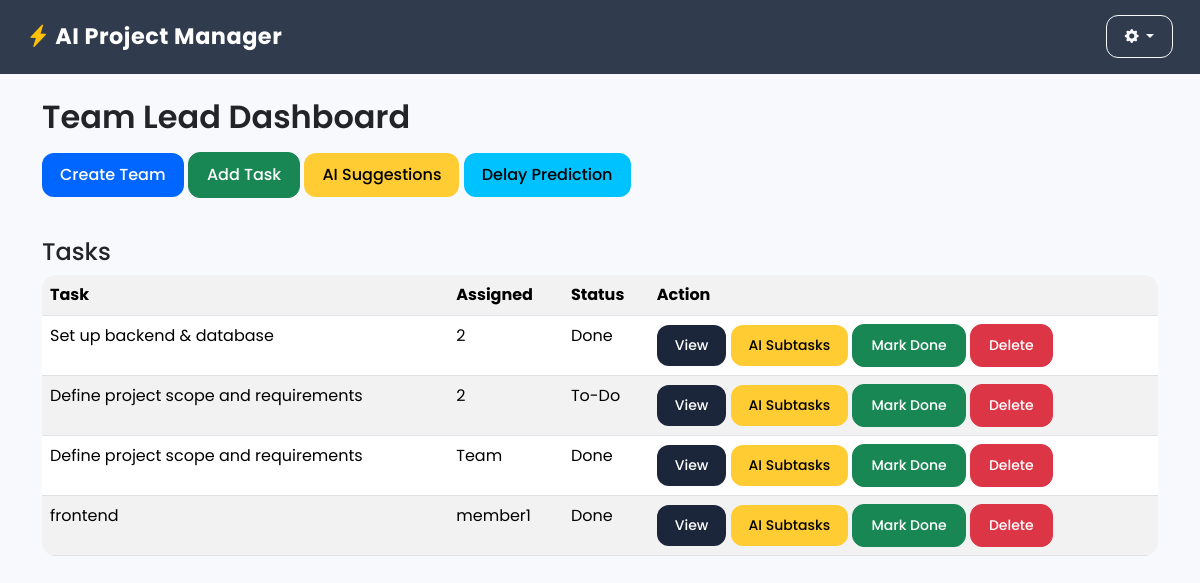
The app's page /lead/dashboard (signed in) with its own data.
### tables this page shows
CREATE TABLE tasks (
        id INTEGER PRIMARY KEY AUTOINCREMENT,
        task TEXT,
        assigned_to TEXT,
        priority TEXT,
        status TEXT,
        created_at TEXT,
        sub_tasks TEXT,
        explanation TEXT,
        team_id INTEGER
    );

### app.py (the view)
@app.route("/lead/dashboard")
@login_required(role="lead")
def lead_dashboard():
    user = current_user()
    conn = get_db()
    team = conn.execute("SELECT * FROM teams WHERE lead_id=?", (user["id"],)).fetchone()
    team_id = team["id"] if team else None
    tasks = []
    if team_id:
        tasks = conn.execute("SELECT * FROM tasks WHERE team_id=? ORDER BY id DESC", (team_id,)).fetchall()
    conn.close()
    return render_template("lead_dashboard.html", tasks=tasks, team=team, user=user)

### app.py (called while the page is built)
def get_db():
    conn = sqlite3.connect(DB_PATH)
    conn.row_factory = sqlite3.Row
    return conn

def current_user():
    uid = session.get("user_id")
    if not uid:
        return None
    conn = get_db()
    user = conn.execute("SELECT * FROM users WHERE id=?", (uid,)).fetchone()
    conn.close()
    return user

def login_required(role=None):
    def decorator(fn):
        from functools import wraps
        @wraps(fn)
        def wrapper(*args, **kwargs):
            user = current_user()
            if not user:
                return redirect(url_for("landing"))
            if role and user["role"] != role:
                flash("Access denied", "danger")
                return redirect(url_for("home_for_role"))
            return fn(*args, **kwargs)
        return wrapper
    return decorator

### templates/lead_dashboard.html
{% extends "layout.html" %}
{% block content %}
<h2 class="mb-3">Team Lead Dashboard</h2>
<a href="/lead/create-team" class="btn btn-primary mb-3">Create Team</a>
<a href="/add-task" class="btn btn-success mb-3">Add Task</a>
<a href="/ai-suggestions" class="btn btn-warning mb-3">AI Suggestions</a>
<a href="/delay-prediction" class="btn btn-info mb-3">Delay Prediction</a>
<h4 class="mt-4">Tasks</h4>
<table class="table table-striped">
<tr>
    <th>Task</th>
    <th>Assigned</th>
    <th>Status</th>
    <th>Action</th>
</tr>
{% for t in tasks %}
<tr>
    <td>{{ t.task }}</td>
    <td>{{ t.assigned_to }}</td>
    <td>{{ t.status }}</td>
    <td>
        <a href="/task/{{t.id}}" class="btn btn-sm btn-dark">View</a>
        <a href="/ai-subtasks/{{t.id}}" class="btn btn-sm btn-warning">AI Subtasks</a>
        <a href="/update-status/{{t.id}}/Done" class="btn btn-sm btn-success">Mark Done</a>
        <a href="/delete-task/{{t.id}}" class="btn btn-sm btn-danger">Delete</a>
    </td>
</tr>
{% endfor %}
</table>
{% endblock %}

### static/css/styles.css (style rules this page uses)
* { margin: 0; padding: 0; box-sizing: border-box; font-family: "Poppins", sans-serif; }
body { background: linear-gradient(135deg, #eef2f3, #dfe9f3); min-height: 100vh; overflow-x: hidden; }
h2 { font-weight: 600; animation: fadeDown .7s ease forwards; }
.btn { border-radius: 12px !important; padding: 10px 18px !important; font-weight: 500; transition: .25s; }
.btn-primary { background:#0066ff; border:none; }
.btn-warning { background:#ffcc33; border:none; }
.btn-info { background:#00c2ff; border:none; }
.btn-dark { background:#1b263b; border:none; }
.table { border-radius: 14px; overflow: hidden; animation: fadeUp .8s ease; }

### records on screen
tasks: task "Set up backend & database", assigned_to "2", status "Done"
tasks: task "Define project scope and requirements", assigned_to "2", status "To-Do"
tasks: task "Define project scope and requirements", assigned_to "Team", status "Done"
tasks: task "frontend", assigned_to "member1", status "Done"
